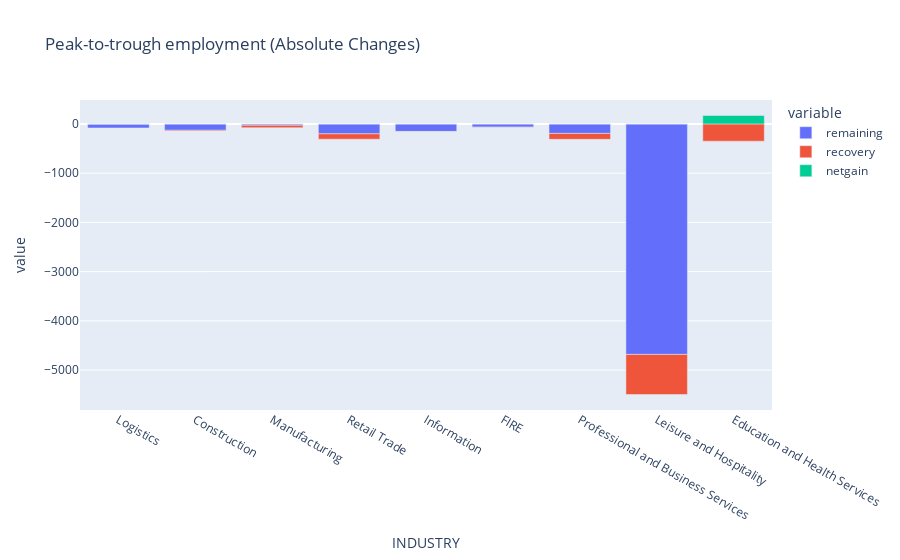
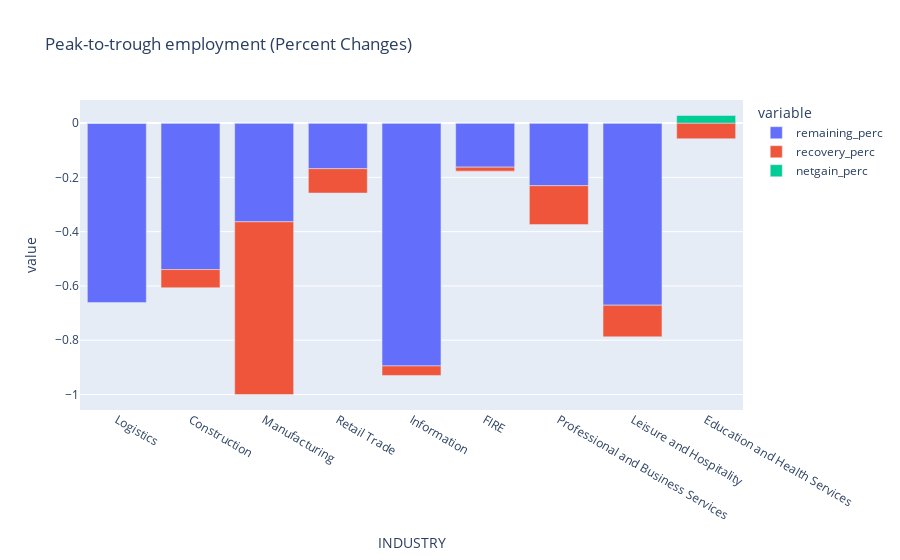

Notebook code for these charts, in order:
### Code cell
def peak_to_trough_empl(df: pd.DataFrame, city: str = "Rancho Mirage"):
    # Filter for the city
    city = df[df["City"] == city.lower()]
    
    # Set the index to be a datetime index and get rid of empty rows
    city = city.set_index("DATE")
    city = city[city["Total"] != 0]
    
    # Get the present value for each industry and note which 
    now = city.iloc[-1, :]
    
    # Get rid of any industries that have no present workers
    cols_to_drop = []
    for idx, item in now.iteritems():
        try:
            item = int(item)
            if item == 0:
                cols_to_drop.append(idx)
        except ValueError:
            continue
    city = city.drop(columns=cols_to_drop + ["Total"])
    industryCols = city.loc[:, "Logistics":].columns
    
    # Get dataframes to calculate the max and min for each industry
    max_frame = city.loc["2013-01-01":"2020-03-01", :]
    min_frame = city.loc["2020-03-01":, :]
    
    maxes = []
    mins = []
    now_vals = []
    for col in industryCols:
        maxes.append(max_frame[col].max())
        mins.append(min_frame[col].min())
        now_vals.append(now[col])
    
    graph_df = pd.DataFrame({
        "INDUSTRY": industryCols,
        "MAX": maxes,
        "MIN": mins,
        "NOW": now_vals
    })
    
    # Add columns to graph_df for the plot
    remaining = []
    recovery = []
    netgain = []
    
    for idx, item in graph_df.iterrows():
        if item["NOW"] < item["MAX"]:
            remaining.append(item["NOW"] - item["MAX"])
            netgain.append(0)
            recovery.append(item["MIN"] - item["NOW"])
        else:
            remaining.append(0)
            netgain.append(item["NOW"] - item["MAX"])
            recovery.append(item["MIN"] - item["MAX"])
    
    graph_df["remaining"] = remaining
    graph_df["recovery"] = recovery
    graph_df["netgain"] = netgain
    
    graph_df["remaining_perc"] = graph_df["remaining"] / graph_df["MAX"]
    graph_df["recovery_perc"] = graph_df["recovery"] / graph_df["MAX"]
    graph_df["netgain_perc"] = graph_df["netgain"] / graph_df["MAX"]
    
    fig = px.bar(graph_df, x="INDUSTRY",
                 y=["remaining", "recovery", "netgain"],
                 title=f"Peak-to-trough employment (Absolute Changes)")
    fig.show()
    
    fig2 = px.bar(graph_df, x="INDUSTRY",
                 y=["remaining_perc", "recovery_perc", "netgain_perc"],
                 title=f"Peak-to-trough employment (Percent Changes)")
    
    fig2.show()
    
    return graph_df
    

    
peak_to_trough_empl(empl_c)

### Figure 1 — Plotly figure (JSON) as saved in the notebook; plotly's stock layout.template omitted (floating-point values rounded to 4 significant figures)
{"data": [{"alignmentgroup": "True", "hovertemplate": "variable=remaining<br>INDUSTRY=%{x}<br>value=%{y}<extra></extra>", "legendgroup": "remaining", "marker": {"color": "#636efa", "pattern": {"shape": ""}}, "name": "remaining", "offsetgroup": "remaining", "orientation": "v", "showlegend": true, "textposition": "auto", "type": "bar", "x": ["Logistics", "Construction", "Manufacturing", "Retail Trade", "Information", "FIRE", "Professional and Business Services", "Leisure and Hospitality", "Education and Health Services"], "xaxis": "x", "y": [-82, -129, -28, -202, -153, -66, -193, -4682, 0], "yaxis": "y"}, {"alignmentgroup": "True", "hovertemplate": "variable=recovery<br>INDUSTRY=%{x}<br>value=%{y}<extra></extra>", "legendgroup": "recovery", "marker": {"color": "#EF553B", "pattern": {"shape": ""}}, "name": "recovery", "offsetgroup": "recovery", "orientation": "v", "showlegend": true, "textposition": "auto", "type": "bar", "x": ["Logistics", "Construction", "Manufacturing", "Retail Trade", "Information", "FIRE", "Professional and Business Services", "Leisure and Hospitality", "Education and Health Services"], "xaxis": "x", "y": [0, -16, -49, -108, -6, -6, -120, -814, -351], "yaxis": "y"}, {"alignmentgroup": "True", "hovertemplate": "variable=netgain<br>INDUSTRY=%{x}<br>value=%{y}<extra></extra>", "legendgroup": "netgain", "marker": {"color": "#00cc96", "pattern": {"shape": ""}}, "name": "netgain", "offsetgroup": "netgain", "orientation": "v", "showlegend": true, "textposition": "auto", "type": "bar", "x": ["Logistics", "Construction", "Manufacturing", "Retail Trade", "Information", "FIRE", "Professional and Business Services", "Leisure and Hospitality", "Education and Health Services"], "xaxis": "x", "y": [0, 0, 0, 0, 0, 0, 0, 0, 171], "yaxis": "y"}], "layout": {"barmode": "relative", "legend": {"title": {"text": "variable"}, "tracegroupgap": 0}, "title": {"text": "Peak-to-trough employment (Absolute Changes)"}, "xaxis": {"anchor": "y", "domain": [0, 1], "title": {"text": "INDUSTRY"}}, "yaxis": {"anchor": "x", "domain": [0, 1], "title": {"text": "value"}}}}

### Figure 2 — Plotly figure (JSON) as saved in the notebook; plotly's stock layout.template omitted (floating-point values rounded to 4 significant figures)
{"data": [{"alignmentgroup": "True", "hovertemplate": "variable=remaining_perc<br>INDUSTRY=%{x}<br>value=%{y}<extra></extra>", "legendgroup": "remaining_perc", "marker": {"color": "#636efa", "pattern": {"shape": ""}}, "name": "remaining_perc", "offsetgroup": "remaining_perc", "orientation": "v", "showlegend": true, "textposition": "auto", "type": "bar", "x": ["Logistics", "Construction", "Manufacturing", "Retail Trade", "Information", "FIRE", "Professional and Business Services", "Leisure and Hospitality", "Education and Health Services"], "xaxis": "x", "y": [-0.6613, -0.5397, -0.3636, -0.1679, -0.8947, -0.1622, -0.2306, -0.6709, 0], "yaxis": "y"}, {"alignmentgroup": "True", "hovertemplate": "variable=recovery_perc<br>INDUSTRY=%{x}<br>value=%{y}<extra></extra>", "legendgroup": "recovery_perc", "marker": {"color": "#EF553B", "pattern": {"shape": ""}}, "name": "recovery_perc", "offsetgroup": "recovery_perc", "orientation": "v", "showlegend": true, "textposition": "auto", "type": "bar", "x": ["Logistics", "Construction", "Manufacturing", "Retail Trade", "Information", "FIRE", "Professional and Business Services", "Leisure and Hospitality", "Education and Health Services"], "xaxis": "x", "y": [0, -0.06695, -0.6364, -0.08978, -0.03509, -0.01474, -0.1434, -0.1166, -0.05763], "yaxis": "y"}, {"alignmentgroup": "True", "hovertemplate": "variable=netgain_perc<br>INDUSTRY=%{x}<br>value=%{y}<extra></extra>", "legendgroup": "netgain_perc", "marker": {"color": "#00cc96", "pattern": {"shape": ""}}, "name": "netgain_perc", "offsetgroup": "netgain_perc", "orientation": "v", "showlegend": true, "textposition": "auto", "type": "bar", "x": ["Logistics", "Construction", "Manufacturing", "Retail Trade", "Information", "FIRE", "Professional and Business Services", "Leisure and Hospitality", "Education and Health Services"], "xaxis": "x", "y": [0, 0, 0, 0, 0, 0, 0, 0, 0.02807], "yaxis": "y"}], "layout": {"barmode": "relative", "legend": {"title": {"text": "variable"}, "tracegroupgap": 0}, "title": {"text": "Peak-to-trough employment (Percent Changes)"}, "xaxis": {"anchor": "y", "domain": [0, 1], "title": {"text": "INDUSTRY"}}, "yaxis": {"anchor": "x", "domain": [0, 1], "title": {"text": "value"}}}}
